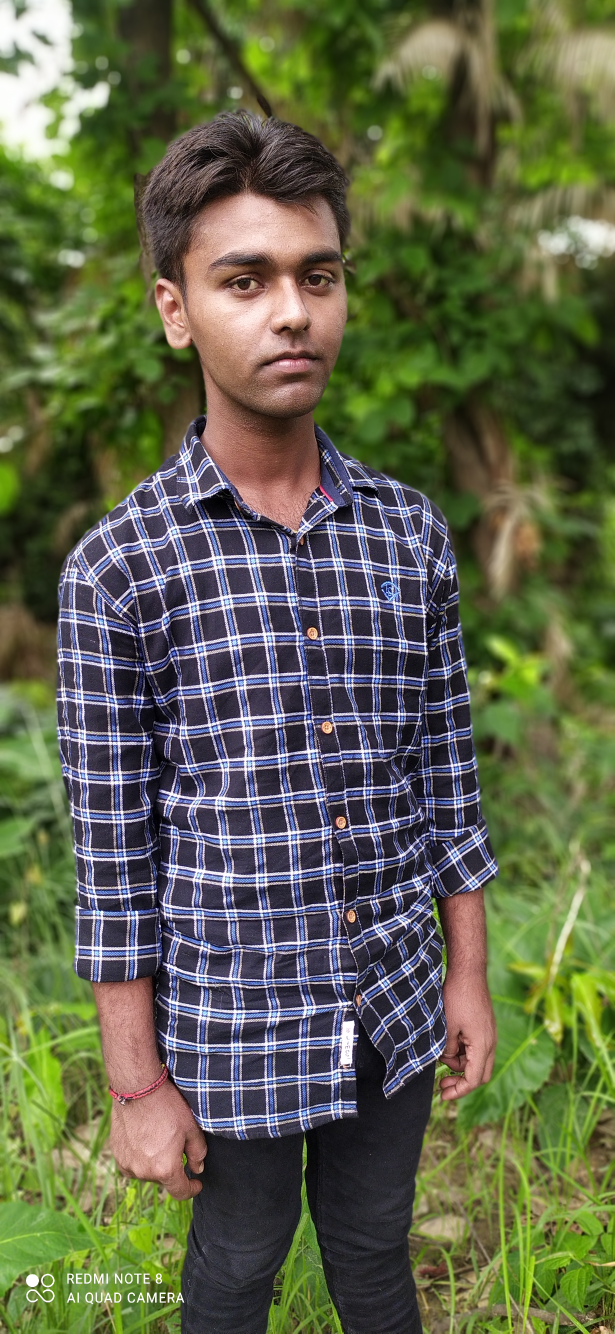
#> input picture day01-opencv-basics/photos/alok.jpg, 1844 x 4000 px (shown at 1/3 size)
$ python resize_output.py
#> lines starting #> are read from the running program, lines starting #| are printed output that depends on the picture
import cv2 as cv
img =cv.imread('photos/alok.jpg')
#> img is the input picture: shape (4000, 1844, 3); mean B, G, R 74.1, 100.3, 95.1
cv.imshow('Scene',img)
def rescaleFrame(frame,scale=0.75):
#> called with scale = 0.75
    width=frame.shape[1]*scale
#> width = 1383
    height=frame.shape[1]*scale
#> height = 1383
    dimensions=(int(width),int(height))
#> dimensions = (1383, 1383)
    return cv.resize(frame,dimensions,interpolation=cv.INTER_AREA)
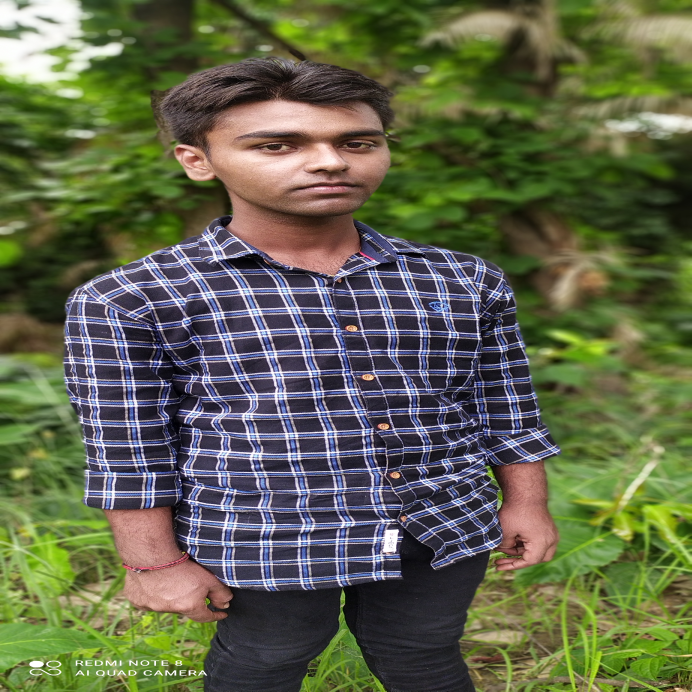
#> returned value: shape (1383, 1383, 3) (shown at 1/2 size); mean of channels 0, 1, 2 74.1, 100.3, 95.1; drawn as B, G, R

resized_image=rescaleFrame(img)
cv.imshow('Image',resized_image)
cv.waitKey(0)
cv.destroyAllWindows()
